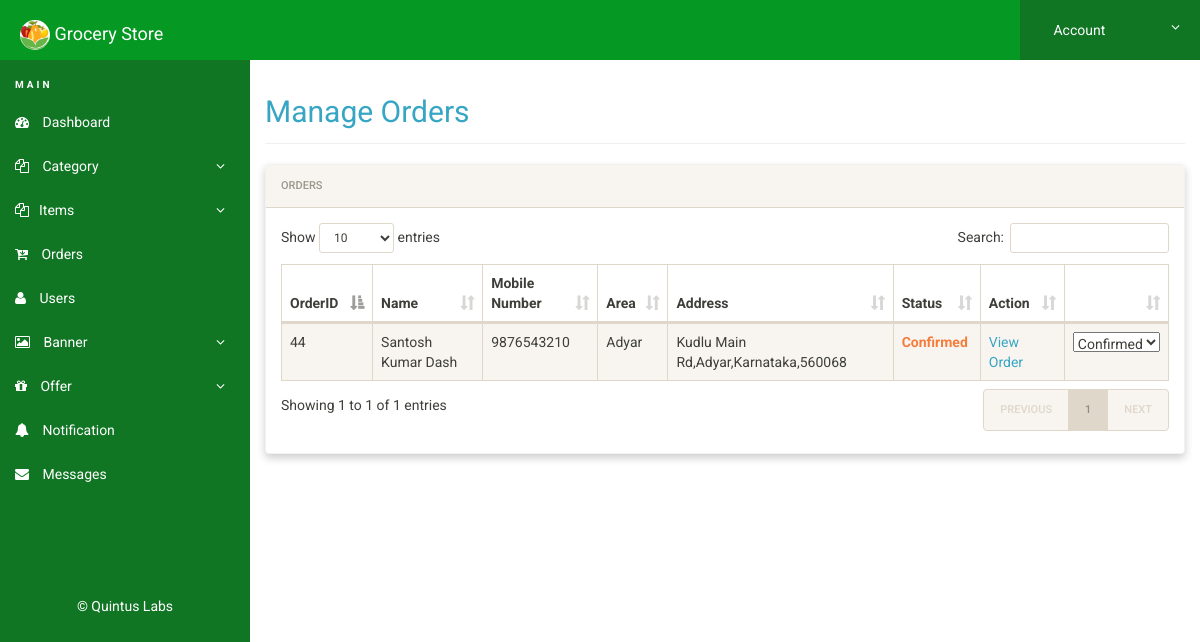
Screenshot of /admin/manage-orders.php (signed in) with the database file from the repository.
### tables this page shows
CREATE TABLE `orders` (
  `id` int(11) NOT NULL,
  `fname` varchar(100) NOT NULL,
  `lname` varchar(100) NOT NULL,
  `mobile` varchar(25) NOT NULL,
  `area` varchar(100) NOT NULL,
  `address` varchar(500) NOT NULL,
  `status` varchar(50) NOT NULL,
  `user_id` varchar(11) NOT NULL,
  `date` timestamp NOT NULL DEFAULT current_timestamp() ON UPDATE current_timestamp(),
  `total` varchar(20) NOT NULL
);

### admin/manage-orders.php (the view, shortened to what this page needs)
<?php
include('firebase/firebase.php');
if(strlen($_SESSION['alogin'])==0)
	{
header('location:index.php');
}
else{
 ?>
<!doctype html>
<html lang="en" class="no-js">
<head>
	<link rel="stylesheet" href="css/font-awesome.min.css">
	<link rel="stylesheet" href="css/bootstrap.min.css">
	<link rel="stylesheet" href="css/dataTables.bootstrap.min.css">
	<link rel="stylesheet" href="css/bootstrap-social.css">
	<link rel="stylesheet" href="css/bootstrap-select.css">
	<link rel="stylesheet" href="css/fileinput.min.css">
	<link rel="stylesheet" href="css/awesome-bootstrap-checkbox.css">
	<link rel="stylesheet" href="css/style.css">
</head>
<body>
	<?php include('includes/header.php');?>
	<div class="ts-main-content">
		<?php include('includes/leftbar.php');?>
		<div class="content-wrapper">
			<div class="container-fluid">
				<div class="row">
					<div class="col-md-12">
						<h2 class="page-title"><a href="manage-orders.php">Manage Orders </a></h2>
						<div class="panel panel-default">
							<div class="panel-heading">Orders</div>
							<div class="panel-body">
								<table id="zctb" class="display table table-striped table-bordered table-hover" cellspacing="0" width="100%">
									<thead>
										<tr>
										<th>OrderID</th>
										<th>Name</th>
										<th>Mobile Number</th>
										<th>Area</th>
										<th>Address</th>
										<th>Status</th>
										<th>Action</th>
										<th></th>
										</tr>
									</thead>
									<tbody>
										<?php $sql = "SELECT * from orders";
										$query = $dbh -> prepare($sql);
										$query->execute();
										$results=$query->fetchAll(PDO::FETCH_OBJ);
										$cnt=1;
										if($query->rowCount() > 0)
										{
										foreach($results as $result)
										{				?>
										<tr>
											<td><?php echo htmlentities($result->id);?></td>
											<td><?php echo htmlentities($result->fname);?> <?php echo htmlentities($result->lname);?></td>
											<td><?php echo htmlentities($result->mobile);?></td>
											<td><?php echo htmlentities($result->area);?></td>
											<td><?php echo htmlentities($result->address);?></td>
											<td><b class="text-warning"><?php echo htmlentities($result->status);?></b></td>
											<td><a href="view-order.php?orderid=<?php echo $result->id;?>" >View Order</a></td>
											<td>
												<select onchange="location = this.value;" value=<?php echo htmlentities($result->status);?>>
												<option value="manage-orders.php?confirmid=<?php echo $result->id;?>&mobile=<?php echo $result->mobile;?>"
												<?php if ($result->status == 'Confirmed') echo 'selected'; ?> >Confirmed</option>
												</select></td>
										</tr>
										<?php $cnt=$cnt+1; }} ?>
									</tbody>
								</table>
							</div>
						</div>
					</div>
				</div>
			</div>
		</div>
	</div>
</body>
</html>
<?php } ?>

### admin/css/style.css (style rules this page uses)
html { font-size: 14px; }
@media only screen and (min-width: 480px) { html { font-size: 17px; } }
@media only screen and (min-width: 768px) { html { font-size: 14px; } }
body { font-size: 1em; }
a { color: #37a6c4; }
.panel { overflow: hidden; }
.page-title { padding-bottom: 15px; margin-bottom: 20px; border-bottom: 1px solid #f0f0f0; }
.ts-main-content .content-wrapper { padding-top: 15px; margin-top: 60px; }
@media only screen and (min-width: 992px) { .ts-main-content .content-wrapper { margin-left: 250px; } }
.panel-default { border-color: #f2f2f2; }
.panel { margin-bottom: 20px; background-color: #ffffff; border-radius: 4px; box-shadow: 0 4px 8px 0 rgba(0,0,0,0.2); }
.panel-heading { padding: 10px 15px; }

### rows the page displays
orders: id "44", fname "Santosh Kumar Dash", mobile "9876543210", area "Adyar", address "Kudlu Main Rd,Adyar,Karnataka,560068", status "Confirmed"
